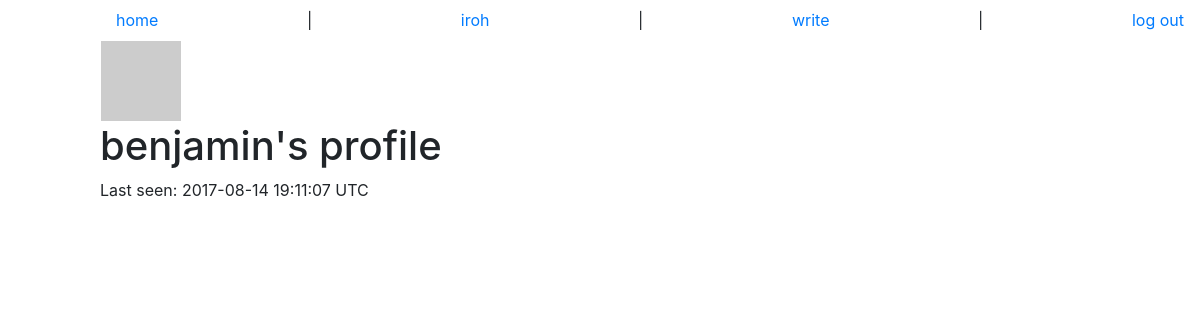
Page /user/benjamin (signed in) on the committed database.
### app/models.py (models this page shows, shortened)
class User(db.Model, UserMixin):
    __tablename__ = 'users'
    id = db.Column(db.Integer, primary_key=True)
    nickname = db.Column(db.String(120), index=True, unique=True)
    pwdhash = db.Column(db.String(60))
    poems = db.relationship('Poem', backref='author', lazy='dynamic')
    email = db.Column(db.String(120), index=True, unique=False)
    activate = db.Column(db.Boolean)
    created = db.Column(db.DateTime)
    about_me = db.Column(db.String(140))
    last_seen = db.Column(db.DateTime)
    def avatar(self, size=64):
        return 'https://www.gravatar.com/avatar/%s?d=mm&s=%d' % (md5(self.email.encode('utf-8')).hexdigest(), size)
    @property
    def is_authenticated(self):
        return True
    @property
    def last_seen_display(self):
        return str(self.last_seen).split('.')[0]
    def get_id(self):
        try:
            return unicode(self.id) # Python 2
        except NameError:
            return str(self.id) # Python 3

### app/views.py (the view)
@app.route('/user/<nickname>')
@app.route('/user', defaults={'nickname': None})
def user(nickname):
    if nickname is None and g.user is not None and g.user.is_authenticated:
        nickname = g.user.nickname
    user = User.query.filter_by(nickname=nickname).first()
    if user == None:
        flash('User %s not found.' % nickname)
        return redirect(url_for('index'))
    return render_template('user.html', user=user)

### app/models.py (called while the page is built)
@login_manager.user_loader
def load_user(user_id):
    return User.query.get(int(user_id))

### app/views.py (called while the page is built)
@app.before_request
def before_request():
    g.user = current_user
    if g.user.is_authenticated:
        g.user.last_seen = datetime.utcnow()
        db.session.add(g.user)
        db.session.commit()

### app/templates/user.html (shortened to what this page needs)
{% extends "userBase.html" %}
{% block user_content %}
    {% if user.last_seen %}<p>Last seen: {{ user.last_seen_display }} UTC</p>{% endif %}
    </div>
{% endblock %}

### app/templates/userBase.html (shortened to what this page needs)
{% extends "base.html" %}
{% block content %}
    <table>
    <tr valign="top">
        <td><img src="{{ user.avatar(128) }}"></td>
    </tr>
    </table>
    <div class="header">
    {% if g.user == user %}
        <h1>Your profile ({{ user.nickname }})</h1>
        <p><a href="{{ url_for('edit_profile') }}">edit profile</a></p>
    {% else %}
        <h1>{{ user.nickname }}'s profile</h1>
    {% endif %}
    {% block user_content %}{% endblock %}
{% endblock %}

### app/templates/base.html (shortened to what this page needs)
<!doctype html>
<html><head>
    <link rel="stylesheet" type="text/css" href="{{url_for('.static', filename='bower_components/bootstrap/dist/css/bootstrap.css')}}">
    <link rel="stylesheet" type="text/css" href="{{url_for('.static', filename='css/main.css')}}">
</head>
<body>
    <div class="navbar">
        <a href="{{ url_for('index') }}">home</a>
        {% if not g.user.is_authenticated %}
            | <a href="{{ url_for('create') }}">create</a>
            | <a href="{{ url_for('login') }}">log in</a>
        {% else %}
            | <a href="{{ url_for('user', nickname=g.user.nickname) }}">{{ g.user.nickname }}</a>
            | <a href="{{ url_for('new_poem') }}">write</a>
            | <a href="{{ url_for('logout') }}">log out</a>
        {% endif %}
    </div>
    {% block content %}
    {% endblock %}
</body></html>

### app/static/css/main.css (style rules this page uses)
body { padding-left: 100px; }

### rows in the picture
User: user.nickname "iroh"
User: nickname "benjamin", last_seen_display "2017-08-14 19:11:07"
